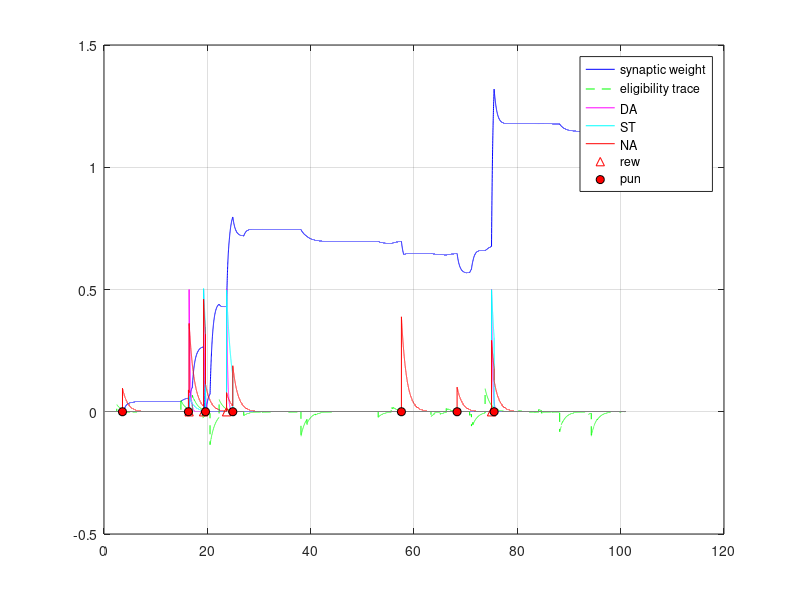

This chart was generated by the following MATLAB code:
M=100;                 % number of synapses per neuron
D=1;                   % maximal conduction delay
% excitatory neurons   % inhibitory neurons      % total number
Ne=800;                Ni=200;                   N=Ne+Ni;
a=[0.02*ones(Ne,1);    0.1*ones(Ni,1)];
d=[   8*ones(Ne,1);    2*ones(Ni,1)];
sm=5;                 % maximal synaptic strength

post=ceil([N*rand(Ne,M);Ne*rand(Ni,M)]);
s=[ones(Ne,M);-ones(Ni,M)];         % synaptic weights
sd=zeros(N,M);                      % their derivatives
for i=1:N
    if i<=Ne
        for j=1:D
            delays{i,j}=M/D*(j-1)+(1:M/D);
        end;
    else
        delays{i,1}=1:M;
    end;
    pre{i}=find(post==i&s>0);             % pre excitatory neurons
    aux{i}=N*(D-1-ceil(ceil(pre{i}/N)/(M/D)))+1+mod(pre{i}-1,N);
end;
STDP = zeros(N,1001+D);
v = -65*ones(N,1);                      % initial values
u = 0.2.*v;                             % initial values
firings=[-D 0];                         % spike timings

%---------------
% new stuff related to DA-STDP
T=100;           % the duration of experiment
DA=0;           % level of dopamine above the baseline
ST=0;           % level of serotonine (5-HT)
NA=0;           % level of noradrenaline
ST_lim_fade_rate = 0.999;
ST_fade_rate = 0.999; 
NA_fade_rate = 0.999; 
DAnST_t = zeros(1000*T,3); % DA and ST of time
rew=[];
pun=[];

n1=1;           % presynaptic neuron
syn=1;          % the synapse number to the postsynaptic neuron
n2=post(n1,syn) % postsynaptic neuron
s(n1,syn)=0;    % start with 0 value

interval = 20;  % the coincidence interval for n1 and n2
interval2 = 40;
n1f=-100;       % the last spike of n1
n2f=[];         % the last spike of n2
SnSd_t=zeros(1000*T,2);
%--------------

for sec=1:T                             % simulation in seconds
    for t=1:1000                          % simulation of 1 sec
        I=13*(rand(N,1)-0.5);               % random thalamic input
        fired = find(v>=30);                % indices of fired neurons
        v(fired)=-65;
        u(fired)=u(fired)+d(fired);
        STDP(fired,t+D)=0.1;
        for k=1:length(fired)
            sd(pre{fired(k)})=sd(pre{fired(k)})+STDP(N*t+aux{fired(k)});
        end;
        firings=[firings;t*ones(length(fired),1),fired];
        k=size(firings,1);
        while firings(k,1)>t-D
            del=delays{firings(k,2),t-firings(k,1)+1};
            ind = post(firings(k,2),del);
            I(ind)=I(ind)+s(firings(k,2), del)';
            sd(firings(k,2),del)=sd(firings(k,2),del)-1.5*STDP(ind,t+D)';
            k=k-1;
        end;
        v=v+0.5*((0.04*v+5).*v+140-u+I);    % for numerical
        v=v+0.5*((0.04*v+5).*v+140-u+I);    % stability time
        u=u+a.*(0.2*v-u);                   % step is 0.5 ms
        STDP(:,t+D+1)=0.95*STDP(:,t+D);     % tau = 20 ms
        
        DA=DA*0.995;
        ST=ST*ST_fade_rate;
	NA=NA*NA_fade_rate;
        if (mod(t,10)==0) % each 10 s
            s(1:Ne,:)=max(0, min(sm,s(1:Ne,:)+(0.002+DA)*sd(1:Ne,:)+(0.002+ST)*sd(1:Ne,:))); %%%%%%%%%%%%%%%%%%%%%%%%%%%%%%%%%%%%%%%%%%%%%%%%%%%%%%%%%!!!!!!!!!!!!!!!!!
            sd=0.99*sd;
        end;
        if any(fired==n1) % if presynaptic neuron has fired
            n1f=[n1f,sec*1000+t]; % the last spike of n1
        end
        if any(fired==n2) % if postsynsptic neyron has fired
            n2f=[n2f,sec*1000+t]; % the last spike of n2
            if (sec*1000+t-n1f(end)<interval) & (n2f(end)>n1f(end))
                rew=[rew,sec*1000+t+1000+ceil(2000*rand)];
            end;
            if (sec*1000+t-n1f(end)<interval2) & (n2f(end)>n1f(end))
                pun=[pun,sec*1000+t+1000+ceil(2000*rand)];
            end;
        end
	
	Pnov = rand
      %Pnov = 0.5 % check
	Ppun = 0.5 % check
	Prew = 0.5 % check
        if any(rew==sec*1000+t)
            DA=DA+0.5; % why 0.5
            ST=ST+0.5;
	    %NA=(DA+ST)*Pnov;
	   % NA = NA + Prew*Pnov;
	   NA = Pnov * (NA + Prew);
            %ST_fade_rate = ST_fade_rate + 0.01 %
        end;
        if any(pun==sec*1000+t)
            %ST_fade_rate = ST_fade_rate - 0.01 %
	    %NA=ST*Ppun*Pnov;
	    %NA = NA + Ppun*Pnov;
	    NA = Pnov * (NA + Ppun);
            ST = ST-0.5;

        end;
        
        ST_fade_rate = min(ST_lim_fade_rate, ST_fade_rate);
        %ST = max(0, ST);
        
        SnSd_t(sec*1000+t,:) = [s(n1,syn), sd(n1,syn)]; % SnSd_t = [s, sd]
        DAnST_t(sec*1000+t,:) = [DA, max(0, ST), NA];
        % where s = synaptic weight, sd = eligibility trace
        
    end;
    % ---- plot -------
%     subplot(2,1,2)
%     plot(firings(:,1), firings(:,2), '.b');
%     axis([0 1000 0 N]);
%     title('Simulation of a network of 800(exc)+200(inh) randomly coupled spiking neurons');
%     xlabel('t, ms');
%     ylabel('neuron number');
%     grid off
    
    %subplot(2,1,1);
    plot(0.001*(1:(sec*1000+t)), SnSd_t(1:sec*1000+t,1), 'b', ...
        0.001*(1:(sec*1000+t)), SnSd_t(1:sec*1000+t,2), 'g--', ...
        0.001*(1:(sec*1000+t)), DAnST_t(1:sec*1000+t,1), 'm', ...
        0.001*(1:(sec*1000+t)), DAnST_t(1:sec*1000+t,2), 'c', ...
        0.001*(1:(sec*1000+t)), DAnST_t(1:sec*1000+t,3), 'r', ...
        0.001*rew, 0*rew, 'r^', ...         
        0.001*pun, 0*pun, 'ko', 'MarkerFaceColor', [1 0 0]);
    legend('synaptic weight', 'eligibility trace', 'DA', 'ST', 'NA', 'rew', 'pun');
    grid on
    
    drawnow;
    % ---- end plot ------
    STDP(:,1:D+1)=STDP(:,1001:1001+D);
    ind = find(firings(:,1) > 1001-D);
    firings=[-D 0;firings(ind,1)-1000,firings(ind,2)];
end;
